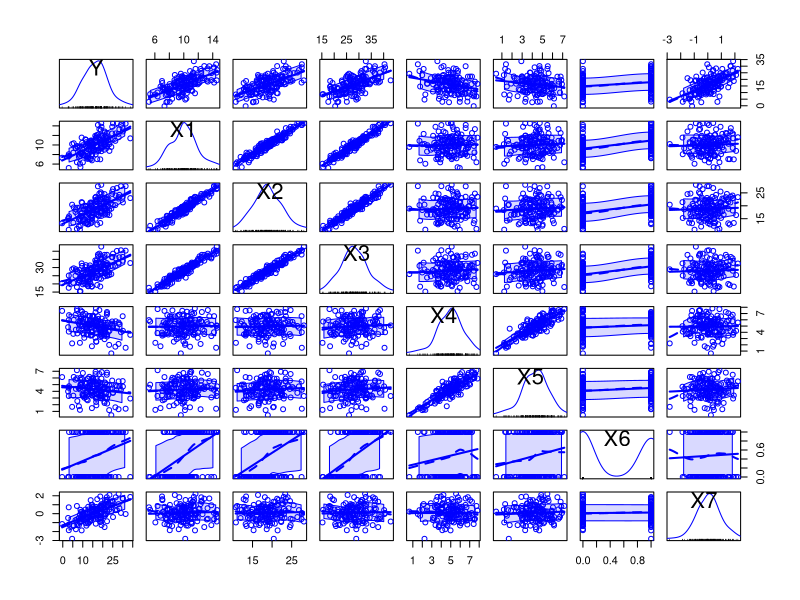
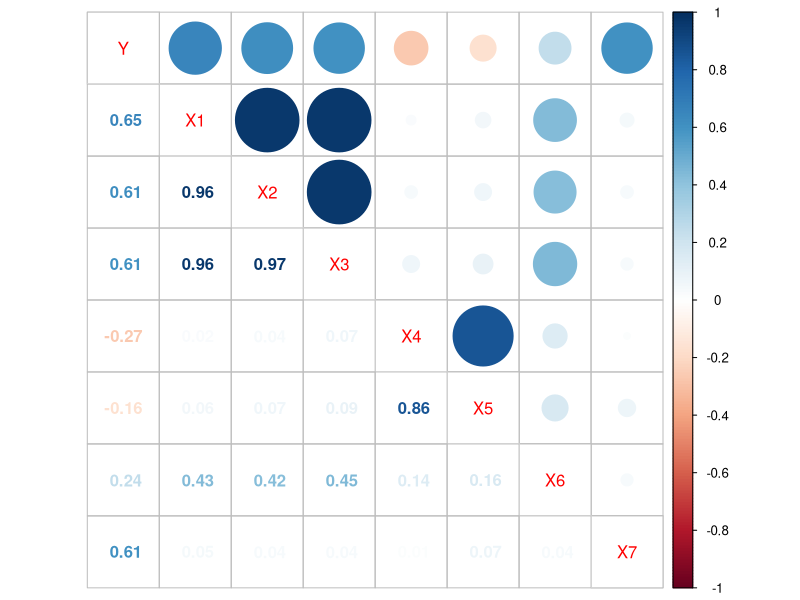
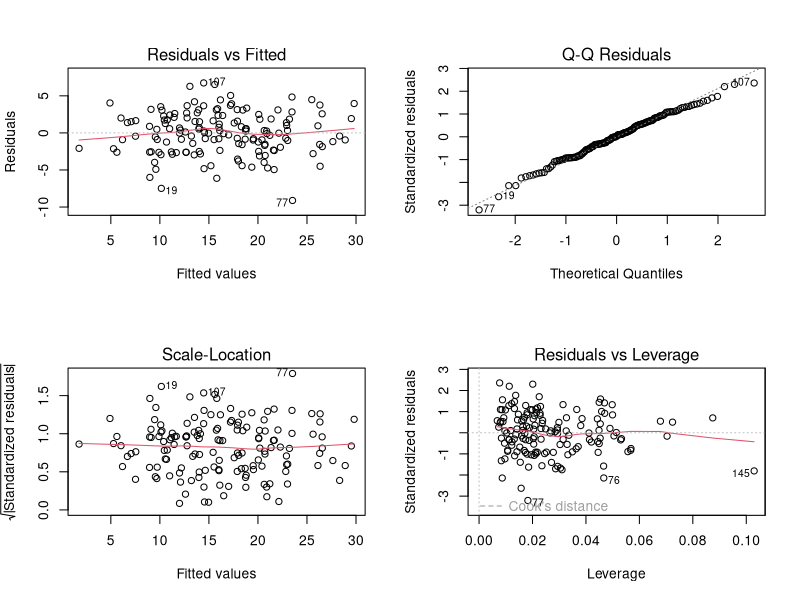
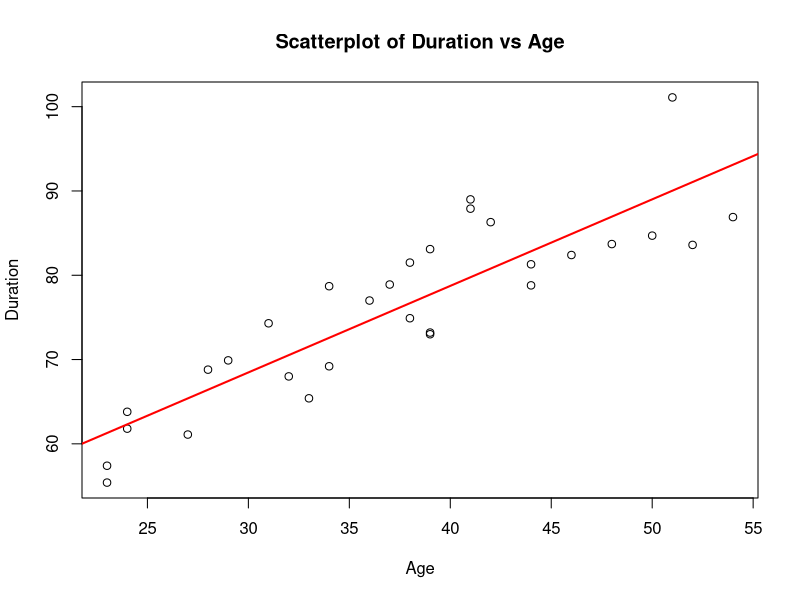
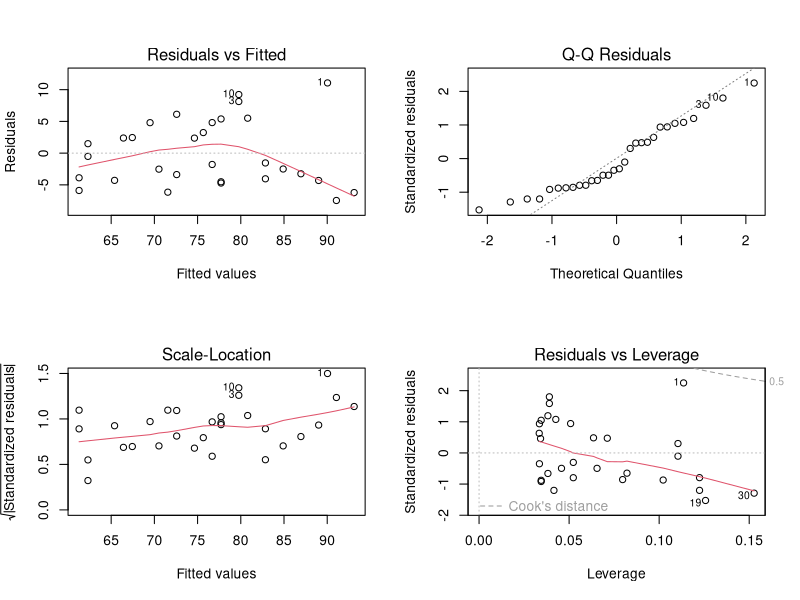
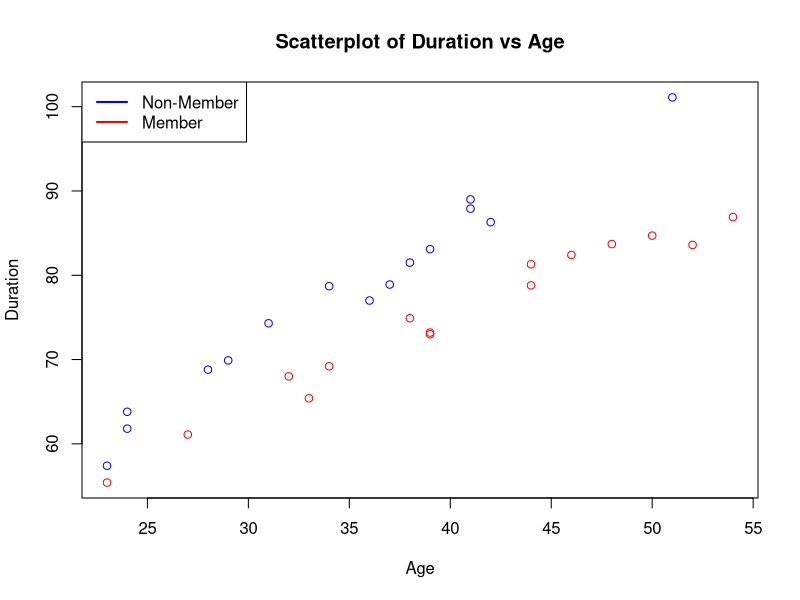
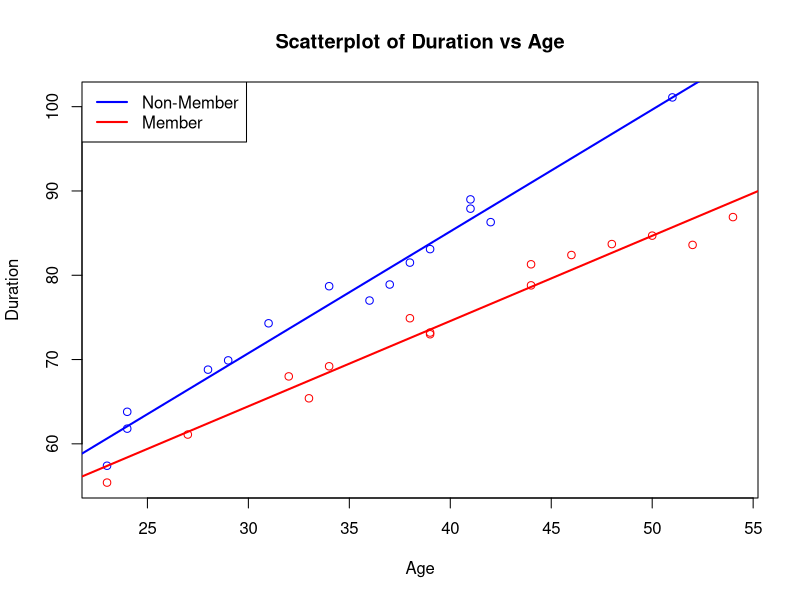
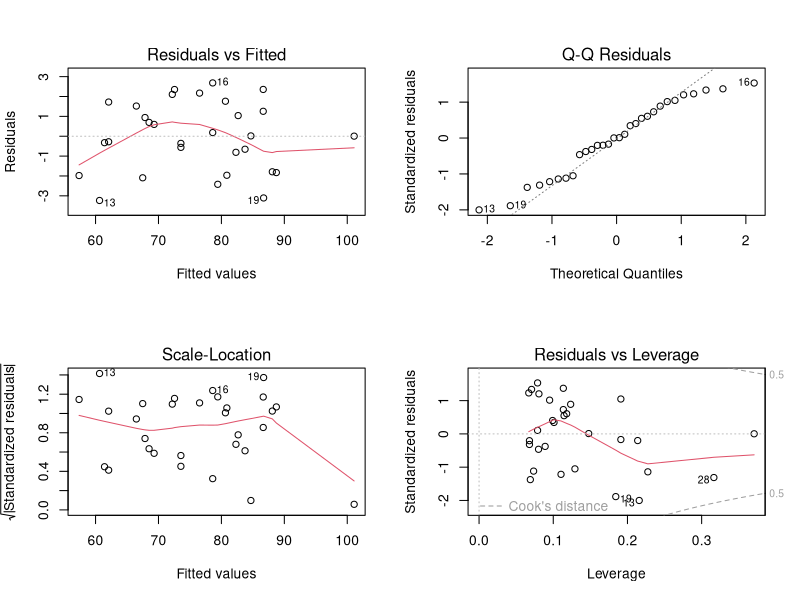

These charts were generated, in order, by the following R code:
q1_data <- read.csv("HW825FQ1.csv")
#head(data)
str(q1_data)
#summary(data)

library(car)
scatterplotMatrix(q1_data)
#we can see from the scatterplot matrix that X1 X2 and X3 seem to have positive correlation indicating they have a very similar effecT ON y.
#We also see that in general Y is linearly affected by all variables, with the exception of x6.

library(corrplot)
cor_1 <- cor(q1_data)
corrplot.mixed(cor_1)

#same conclusions we got from earlier with x1,x2,x3 having very similar effects on Y
#we also see strong positive relationship of Y with x1,x2,x3 and X7, and a negative relationship with X4 and x5.









full_model <- lm(Y ~ X1 + X2 + X3 + X4 + X5 + X6 + X7, data = q1_data)
summary(full_model)
#from the t tests we  see that variables x2, x3, x5, x6 seem to not be significant to the model (p > 0.02)
#also the p-value of the entire model is <2.2e-16, thus we reject the null hypothesis and say that at least one variable is useful for predicting Y






vif(full_model)
# x6 is the only one below a threshold of 2, we drop the highest value which is x3.
mod1 <- update(full_model, .~. - X3)
vif(mod1)
#again for x1
mod2 <- update(mod1, .~. - X1)
vif(mod2)
#again for x5
mod3 <- update(mod2, .~. - X5)
vif(mod3)
#now all remaining variables are under the threshold so we keep them.




#with alpha_critical = 0.1, we start using backward selection procedure.
drop1(mod3, test = "F")
#we drop the highest P-value (most insignificant variable) which is X6.
mod4 <- update(mod3, .~. - X6)
#and we repeat
drop1(mod4, test = "F")
#since all values are > alpha_critical, we found our minimal adequate model. using variables X2, X4, X7 to predict Y
summary(mod4)





library(MASS)
aic_model <- stepAIC(full_model)

summary(aic_model)

#this model usees X1, X4, and X7 to predict Y with an R squared value of 0.8391
#the model from part d uses X2 instead of X1 and has an R squared value of 0.8055, this means the AIC model is a better fit to the data





library(leaps)
subsets <- regsubsets(q1_data[ , -1], q1_data[,1])
summary(subsets)
summary(subsets)$adjr2 #extract adjr^2


best_adjR2_model <- lm(Y ~ X1 + X4 + X7, data = q1_data) #fit the maximum r^2 model
vif(best_adjR2_model) # check for multicollinearity.

#we get that the maximum adjusted R value is 0.8357875  which is the 3 predictor model which includes predictors X1, X4, and X7.
#also checking for multicollinearity with threshold 2, we see that all predictors are below that so no issues here.
#This model is an exact replica of the AIC_model, which means we already got the best fitting model using the AIC method.
#and of course it follows the same comparison to part D which used X2 instead of X1 and has a lower R^2 and adj R^2 values.

#Regarding choice i'd choose the model we found with best R^2 and AIC model which is the same, this gives us the best fit with the best predictors.





par(mfrow = c(2, 2))
plot(mod4)
par(mfrow = c(1, 1))

#we see from residuals vs fitted that the line is nearly horizantal and is near 0, indicating linearity.
#the QQ residuals plot shows the points roughly lying on the line, indicating normality
#the scale-location plot is also horizantal with an even spread of points which indicates that we have equal variances.
#residuals vs leverage shows a few points with higher leverage but no signficant influential points.

shapiro.test(residuals(mod4))
ncvTest(mod4)


#with a p-value of 0.6585 in shapiro test we can say that the resdiuals are normally distributed
#with a p-value of 0.83124 in the ncv test we can say that the resdiausl have equal variances.



predict_data <- data.frame(X2 = 9.6, X4 = 9.2, X7 = -0.8)
predict(mod4, newdata = predict_data, interval = "c", level = 0.98)


















q2_data <- read.csv("HW825FQ2.csv")
#head(data)
str(q2_data)
q2_data$member <- as.factor(q2_data$member)
str(q2_data)







mod_a <- lm(duration ~ age, data = q2_data)
summary(mod_a)

#we can see the p-values being very low indicating the coefficients != 0, we also see the adj r^2 value of 0.7529

plot(q2_data$age, q2_data$duration,
     xlab = "Age",
     ylab = "Duration",
     main = "Scatterplot of Duration vs Age")

abline(mod_a, col = "red", lwd = 2)

#we see that the data points show a positive relationship between duration and age, we also see that the model fits that general positive trend.

par(mfrow = c(2, 2))
plot(mod_a)
par(mfrow = c(1, 1))

#residuals vs fitted shows a very curved line with an inverted U shaped, this indicaites non-linearity.
#q-qresiduals shows the points lying close to the line but not perfectly fitting, indicating non-normality
#scale-location is mostly horizantal with a small positive slope, indicates constant variance but requires further testing
# residuals vs leverage shows a few points with high leverage (1, 19) but no influential points.

shapiro.test(residuals(mod_a))
ncvTest(mod_a)

#Shapiro test p-value of 0.06394 indicates linearity using since our signficance level is 0.02 and 0.06394 > 0.02
#ncv test p-value of 0.093 > 0.02 which means we have constant variance at that level

predict(mod_a, newdata = data.frame(age = 45), interval = "c", level = 0.98)

#we predict a 45 years old rider to have a duration of 83.8744, with interval [80.7554, 86.9933]







plot(q2_data$age, q2_data$duration,
     col = c("blue", "red")[q2_data$member],
     xlab = "Age",
     ylab = "Duration",
     main = "Scatterplot of Duration vs Age")

legend("topleft",
       legend = c("Non-Member", "Member"),
       col = c("blue", "red"),
       lwd = 2)
#we see that the data points seem to split into two different trendlines based on the member variable.





mod_b <- lm(duration ~ age * member, data = q2_data)
anova(mod_b)

#looking at the P values of the predictors, we see that age, member, and their interactions are signficant for predicting duration.
#therefore we don't drop any variable and take this to be the minimal adequate fitting model.

summary(mod_b)

#the equation we get is:
#duration = beta1 + beta2 * age + beta3 * member1 + beta4 (age * member1), with member1 being a dummy variable indicating whether they are a member or not
#and the 4 beta values are the coefficients of the model, (b1 = 27.40, b2 = 1.45, b3 = 6.72, b4 = -0.43)

#the estimated variance of errors is found to be 3.33 from the ANOVA table. R^2 is found to be 0.973 from the model summary which indicates a very good fit of the data.





plot(q2_data$age, q2_data$duration,
     col = c("blue", "red")[q2_data$member],
     xlab = "Age",
     ylab = "Duration",
     main = "Scatterplot of Duration vs Age")

legend("topleft",
       legend = c("Non-Member", "Member"),
       col = c("blue", "red"),
       lwd = 2)

abline(a = coef(mod_b)[1], b = coef(mod_b)[2], col = "blue", lwd = 2)

abline(a = coef(mod_b)[1] + coef(mod_b)[3],
       b = coef(mod_b)[2] + coef(mod_b)[4],
       col = "red", lwd = 2)


#The equation for this model is:
# Duration_Non_Member = 27.39758 + 1.44505 * age
# Duration Member = 27.39758 + 1.44505 * age + 6.72162 - 0.43375 * age = 34.1192 + 1.0113 * age




par(mfrow = c(2, 2))
plot(mod_b)
par(mfrow = c(1, 1))

#from residuals vs fitted we see the line curves a lot and isn't horizantal, indicating non-linearity
#from qq residuals we see the points roughly fit the dashed line, indicating normality
# from scale-locaiton we see the line curving a lot and and has a strong slope at t he end, indicating no constant variance
#from residuals vs leverage we see no influential points but some points with high leveratge (13, 28)

shapiro.test(residuals(mod_b))
ncvTest(mod_b)

#with a high p-value for both shapiro and ncv test, we say that the residuals follow a normal distribution and have constant variance.




(predict_non <- predict(mod_b, newdata = data.frame(age = 45, member = "0"), interval = "c", level = 0.98))
(predict_member <- predict(mod_b, newdata = data.frame(age = 45, member = "1"), interval = "c", level = 0.98))

#we predict that a non member aged 45 would have a rental duration of 92.425 with a 98% confidence interval [90.456, 94.394]
#and a member with the sage age to have a duration of 79.627 with a 98% confidence interval of [78.300, 80.955]
